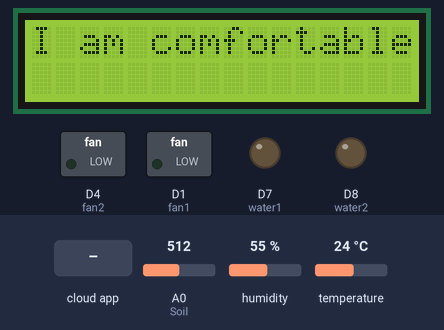
A sketch run on a simulated ESP8266 (NodeMCU). Parts: 16×2 character LCD, switched loads named in the sketch (green lamp = pin HIGH), output pins drawn as LEDs (lit = HIGH). The test bench sets the inputs (shaded band); at power-on: A0 (Soil) = 512, humidity 55 %, temperature 24 °C. WiFi joins after 1.5 s; servers stay silent unless stated; the Firebase database answers and starts empty; what the sketch prints to the serial monitor is not drawn.

Above: at 2.7 s.
2.8 s: A0 (Soil) set to 835
6.4 s: A0 (Soil) set to 860
At 8.8 s:
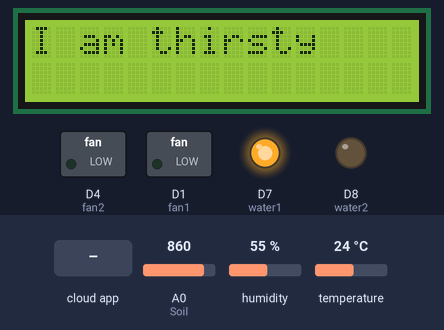
13.8 s: A0 (Soil) set to 390
At 17.6 s:
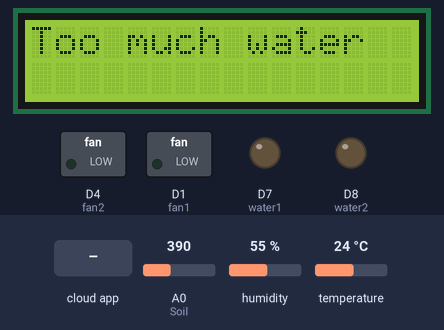
20.8 s: the phone or cloud app sets Fan to ON
At 21.83 s:
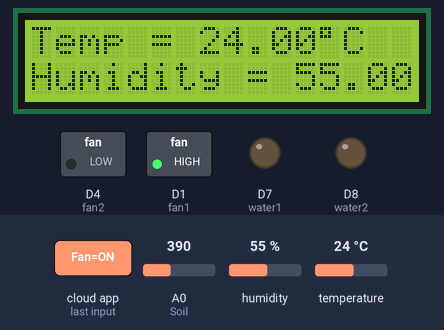
23.6 s: the phone or cloud app sets Water_pump to ON
At 25.3 s:
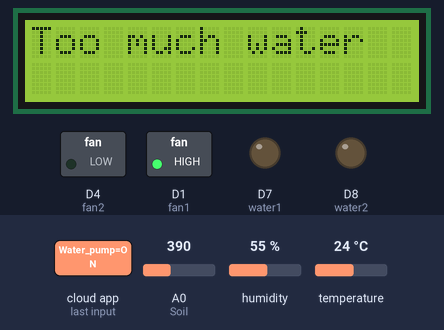
29.1 s: humidity set to 22 %
At 30.3 s:
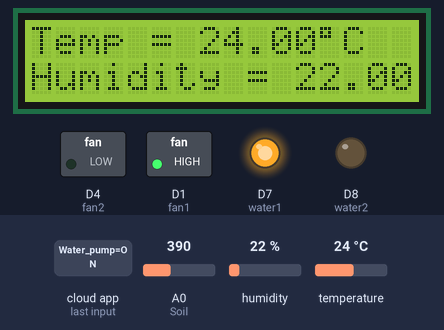
Timing chart, 0 to 32.1 s (numbered marks = the images above; inputs shaded):
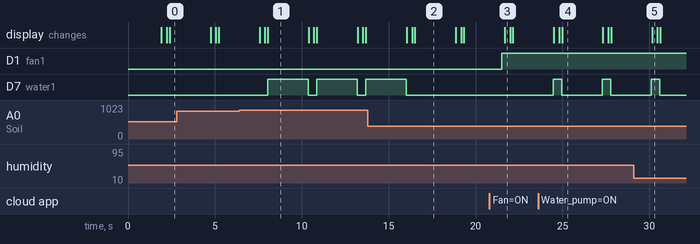

Measured:
- the behaviour switches between 849 and 850 on A0 (Soil) (found by bisection; images 0 and 1)
- after the input at 6.4 s, D7 (water1): alternates HIGH for 2.3 s and LOW for 0.49 s, starting after 1.6 s; the display: first differs from a run without the input after 1.6 s (image 1)
- after the input at 13.8 s, D7 (water1): goes on until 16.0 s, then stays LOW; the display: first differs from a run without the input after 2.7 s (image 2)
- after the input at 20.8 s, D1 (fan1): LOW → HIGH after 0.70 s
- after the input at 23.6 s, D7 (water1): alternates HIGH for 0.49 s and LOW for 2.3 s, starting after 0.88 s
- what the display in image 1 shows lasts 2.4 s, from 8.0 s to 10.4 s

The sketch:

main.ino
```cpp
#include <Wire.h>

#include <LiquidCrystal_I2C.h>
#include <FirebaseArduino.h>
#include <ESP8266WiFi.h>
#include "DHT.h"
#define Soil A0
#define DHTPIN D5 //14
#define fan1 D1
#define fan2 D4
#define water1 D7
#define water2 D8
#define DHTTYPE DHT11
#define FIREBASE_HOST "nodemcu-de986.firebaseio.com"
#define FIREBASE_AUTH "Im48JL2QGm03TJd1BpkhHotTyG14baS0Te134OW3"
#define WIFI_SSID "Smart"
#define WIFI_PASSWORD "Vukey_don123"
String stringH;
String stringT;
String stringS;
String Dry = "Dry";
String Wet = "Wet";
String Normal = "Normal";
DHT dht(DHTPIN, DHTTYPE);
LiquidCrystal_I2C lcd(0x3F, 16, 2);
void setup()
{
  Serial.begin(115200);
  Wire.begin(D2,D3);
  lcd.begin();
  lcd.home();
  WiFi.begin(WIFI_SSID, WIFI_PASSWORD);
  Serial.print("connecting");
  while (WiFi.status() != WL_CONNECTED)
      {
    Serial.print(".");
    delay(500);
      }
  Serial.println();
  Serial.print("connected: ");
  Serial.println(WiFi.localIP());
  Firebase.begin(FIREBASE_HOST, FIREBASE_AUTH);
  dht.begin();
  pinMode(DHTPIN,INPUT);
  pinMode(fan1,OUTPUT);
  pinMode(fan2,OUTPUT);
  pinMode(water1,OUTPUT);
  pinMode(water2,OUTPUT);
  pinMode(Soil,INPUT);

}

void loop()
{
  int soil_value = analogRead(Soil);
  float h = dht.readHumidity();
  float t = dht.readTemperature();
  /*Serial.print(F("Humidity: "));
  Serial.print(h);
  Serial.print(F("%  Temperature: "));
  Serial.println(t);
  Serial.print("Soil value: ");*/
  Serial.println(soil_value);
stringH = String(h);
stringT = String(t);
//stringS  = String(soil_value);
String fan = Firebase.getString("Fan");
if(fan == "ON")
{
  digitalWrite(fan1,HIGH);
  digitalWrite(fan2,LOW);
  Serial.println(" FAN ON!!!!!!");
}
else
{
  digitalWrite(fan1,LOW);
  digitalWrite(fan2,LOW);
  Serial.println("FAN OFF!!!!");
}
String water = Firebase.getString("Water_pump");
if(water == "ON")
{
  digitalWrite(water1,HIGH);
  digitalWrite(water2,LOW);
  Serial.println("Water pump is ON!!");
}
else
{
  digitalWrite(water1,LOW);
  digitalWrite(water2,LOW);
  Serial.println("Water pump is OFF!!");
}

lcd.clear();
lcd.setCursor(0,0);
lcd.print("Temp = " + stringT + char(223) + "C" ); //°C
lcd.setCursor(0,1);
lcd.print("Humidity = " + stringH + "%");
Serial.println("Temp = " + stringT + char(223) + "C" ); //°C
Serial.println("Humidity = " + stringH + "%");
Firebase.setString("humidity/Value",stringH);
Firebase.setString("temperature/Value",stringT);
lcd.clear();
lcd.setCursor(0,0);
if(soil_value >= 850)
{
  Firebase.setString("Soil_moisture/Value",Dry);
  digitalWrite(water1,HIGH);
  digitalWrite(water2,LOW);
  lcd.print("I am thirsty");
  Serial.println("I am thirsty");
  Serial.println("Water pump is ON!!");
  delay(2000);
}
else if (soil_value<=400)
{
  Firebase.setString("Soil_moisture/Value",Wet);
  digitalWrite(water1,LOW);
  digitalWrite(water2,LOW);
  Serial.println("Too much water");
  lcd.print("Too much water");
  Serial.println("Water pump is OFF!!");
  delay(2000);

}
else
{
  Firebase.setString("Soil_moisture/Value",Normal);
  lcd.print("I am comfortable");
  Serial.println("I am comfortable");
  Serial.println("Water pump is OFF!!");
  digitalWrite(water1,LOW);
  digitalWrite(water2,LOW);
  delay(2000);
}
}
```
